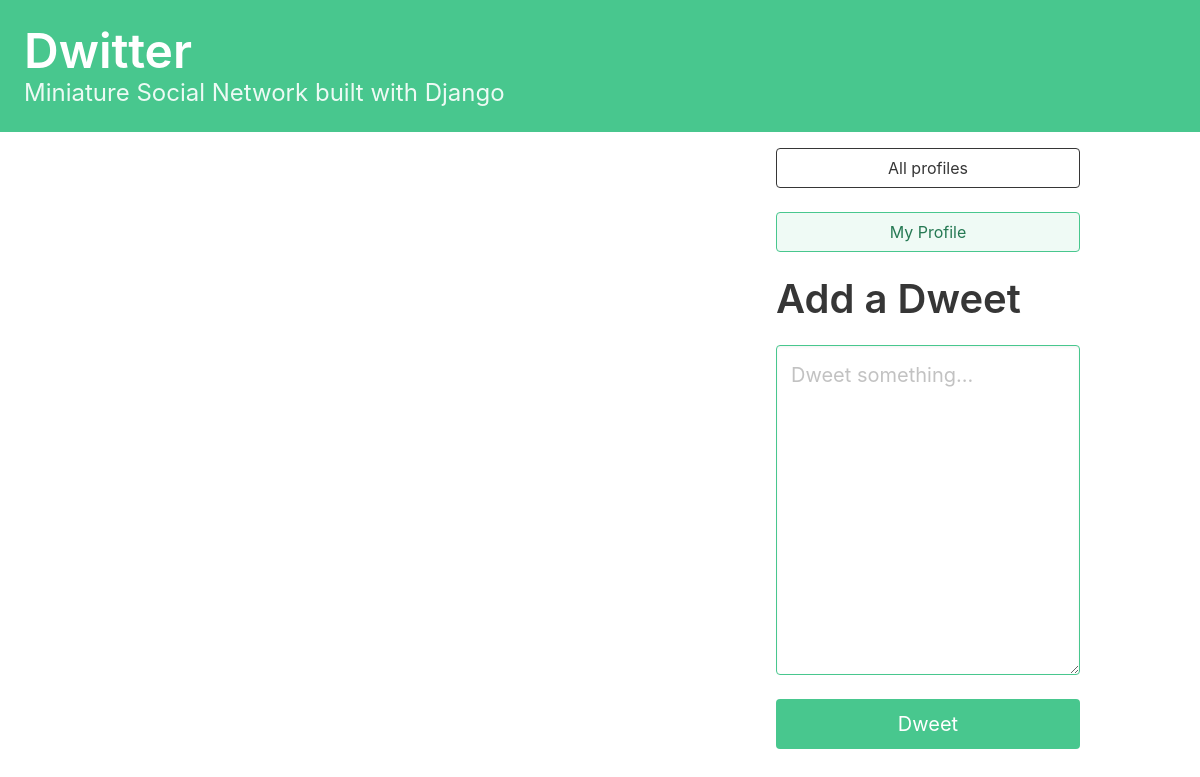
Before: / (signed in) with the older database file.
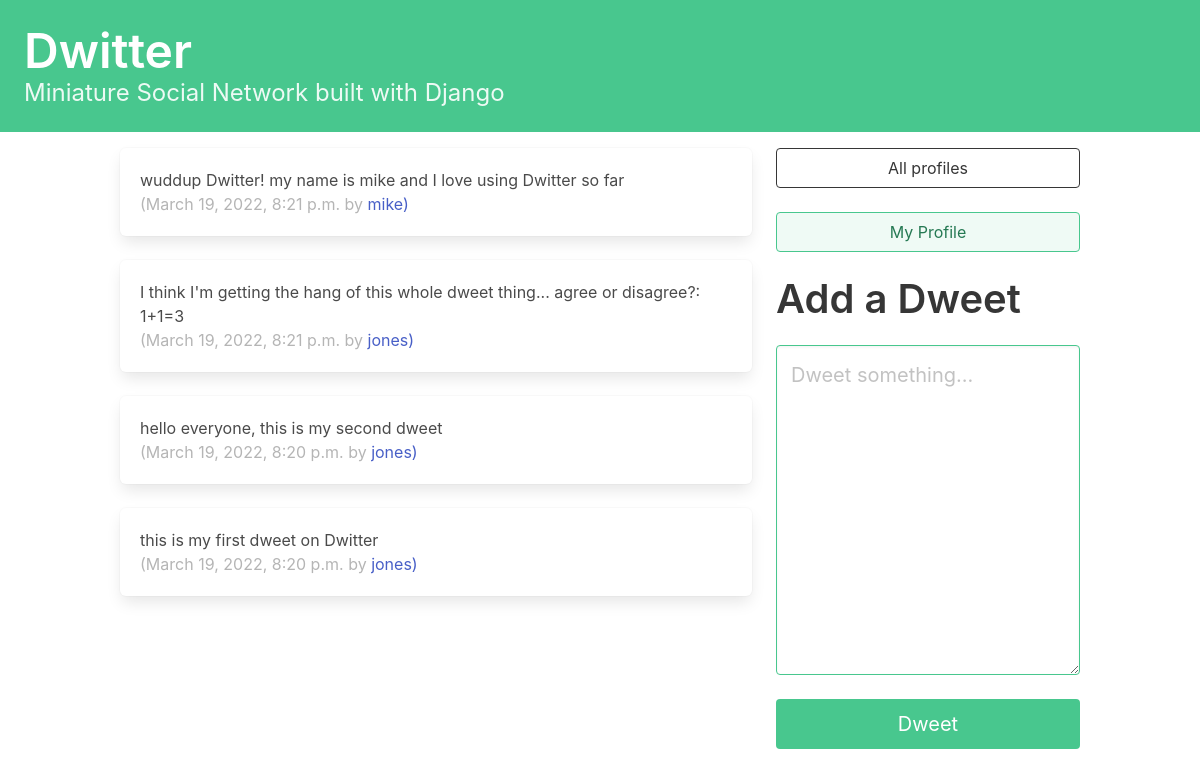
After: the same page with the newer database file.
### dwitter/models.py (models this page shows, shortened)
class Dweet(models.Model):
    user = models.ForeignKey(
        User, related_name="dweets", on_delete=models.DO_NOTHING
    )
    body = models.CharField(max_length=140)
    created_at = models.DateTimeField(auto_now_add=True)

### dwitter/views.py (the view)
# urls.py: path("", dashboard, name="dashboard"),
def dashboard(request):
    form = DweetForm(request.POST or None)
    if request.method == "POST":
        if form.is_valid():
            dweet = form.save(commit=False)
            dweet.user = request.user
            dweet.save()
            return redirect("dwitter:dashboard")
    followed_dweets = Dweet.objects.filter(
        user__profile__in=request.user.profile.follows.all()
    ).order_by("-created_at")
    return render(
        request,
        "dwitter/dashboard.html",
        {"form": form, "dweets": followed_dweets},
    )

### dwitter/forms.py
class DweetForm(forms.ModelForm):
    body = forms.CharField(required=True,
                           widget=forms.widgets.Textarea(
                               attrs={
                               "placeholder": "Dweet something...",
                               "class": "textarea is-success is-medium",
                               }
                           ),
                           label="",
                           )
    class Meta:
        model = Dweet
        exclude = ("user",)

### dwitter/templates/dwitter/dashboard.html (shortened to what this page needs)
{% extends "base.html" %}
{% block content %}
<div class="column">
    {% for dweet in dweets %}
        <div class="box">
            {{ dweet.body }}
            <br>
            <span class="is-small has-text-grey-light">
                ({{ dweet.created_at }} by <a href="{% url 'dwitter:profile' dweet.user.id %}">{{dweet.user.username}})</a>
            </span>
        </div>
    {% endfor %}
</div>
<div class="column is-one-third">
    <div class="block">
        <a href="{% url 'dwitter:profile_list' %}">
            <button class="button is-dark is-outlined is-fullwidth" > All profiles </button>
        </a>
    </div>
    <div class="block">
        <a href="{% url 'dwitter:profile' user.id %}">
            <button class="button is-success is-light is-outlined is-fullwidth" > My Profile </button>
        </a>
    </div>
    <div class="block">
        <div class="block">
            <h2 class="title is-2">Add a Dweet</h2>
        </div>
        <form method="post">
            {{ form.as_p }}
            <button class="button is-success is-fullwidth is-medium mt-5"
                    type="submit">Dweet
            </button>
        </form>
    </div>
</div>
{% endblock content %}

### dwitter/templates/base.html (shortened to what this page needs)
<!DOCTYPE html>
<html lang="en">
<head>
    <link rel="stylesheet"
          href="https://cdn.jsdelivr.net/npm/bulma@0.9.3/css/bulma.min.css">
</head>
<body>
    <section class="hero is-small is-success mb-4">
        <div class="hero-body">
            <a href="{% url 'dwitter:dashboard' %}">
                <h1 class="title is-1">Dwitter</h1>
            </a>
            <p class="subtitle is-4">Miniature Social Network built with Django</p>
        </div>
    </section>
    <div class="container">
        <div class="columns">
            {% block content %}
        {% endblock content %}
        </div>
    </div>
</body>
</html>

Changed rows visible on the page:
added Dweet: body "wuddup Dwitter! my name is mike and I love using Dwitter so far", created_at "March 19, 2022, 8:21 p.m.", user.username "mike"
added Dweet: body "I think I'm getting the hang of this whole dweet thing... agree or disagree?: 1+1=3", created_at "March 19, 2022, 8:21 p.m.", user.username "jones"
added Dweet: body "hello everyone, this is my second dweet", created_at "March 19, 2022, 8:20 p.m.", user.username "jones"
added Dweet: body "this is my first dweet on Dwitter", created_at "March 19, 2022, 8:20 p.m.", user.username "jones"
